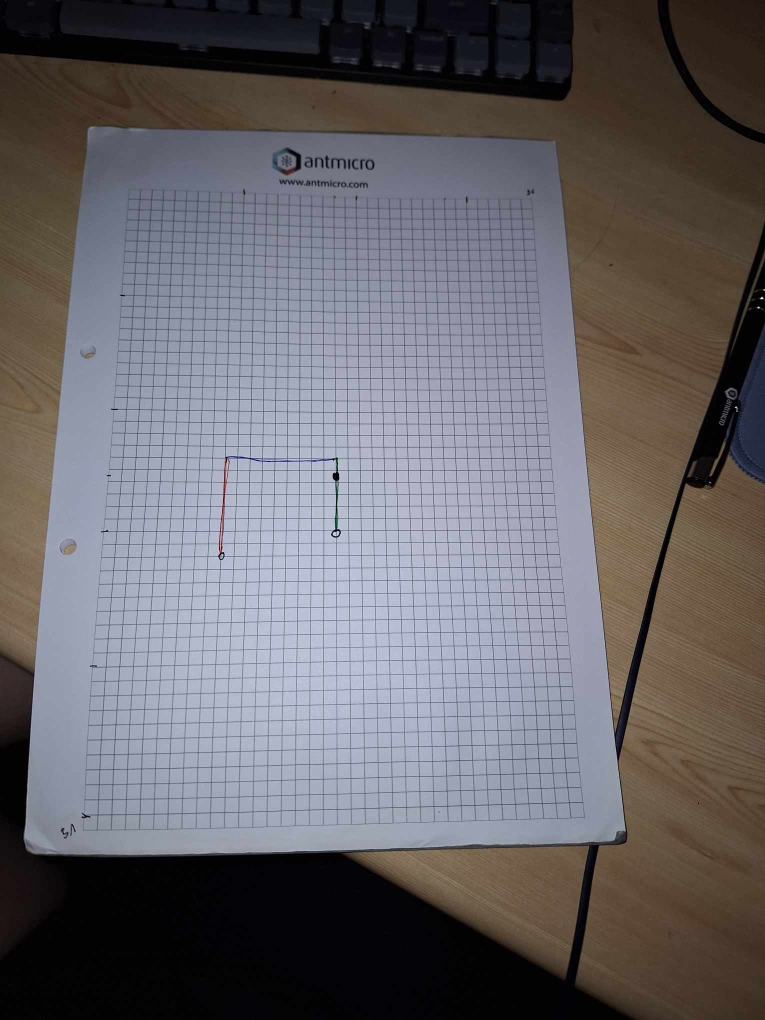
#> input picture src/vision/trasa3.jpg, 1530 x 2040 px (shown at 1/2 size)
$ python detect_paper.py
#> lines starting #> are read from the running program, lines starting #| are printed output that depends on the picture; after the words box and inside, x2 and y2 are one past the last pixel; in counts of white or black regions, pixels touching at a corner belong together
import cv2
import numpy as np


def resize_frame(image):
    scale = 40
    dim = (int(image.shape[1] * scale / 100),
            int(image.shape[0] * scale / 100))
    resized_image = cv2.resize(image, dim, interpolation=cv2.INTER_AREA)

    return resized_image


def find_paper(image_path):

#> called with image_path = 'trasa3.jpg'
    image = cv2.imread(image_path)
#> image is the input picture: shape (2040, 1530, 3); mean B, G, R 105.2, 100.8, 103.7
    image = resize_frame(image)
#> in resize_frame, `resized_image = cv2.resize(image, dim, interpolation=cv2.INTER_AREA)`:
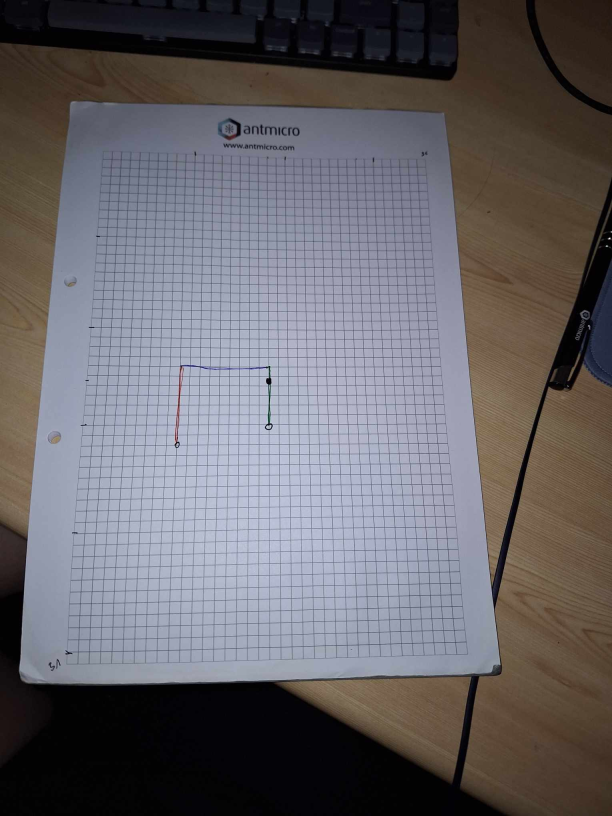
#> resized_image: shape (816, 612, 3); mean B, G, R 105.2, 100.8, 103.7

    gray = cv2.cvtColor(image, cv2.COLOR_BGR2GRAY)
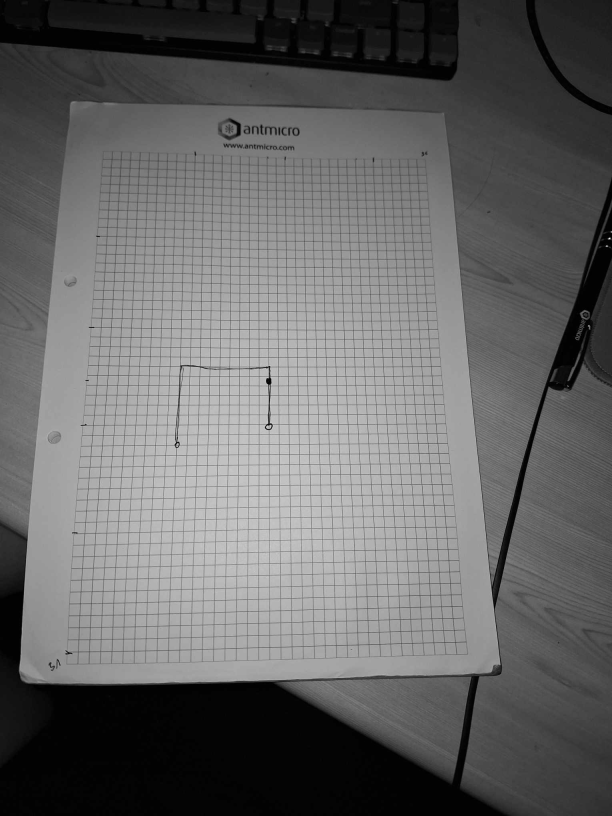
#> gray: shape (816, 612); min 0, max 243, mean 102.2
    blurred = cv2.GaussianBlur(gray, (5, 5), 0)
    edges = cv2.Canny(blurred, 50, 150)
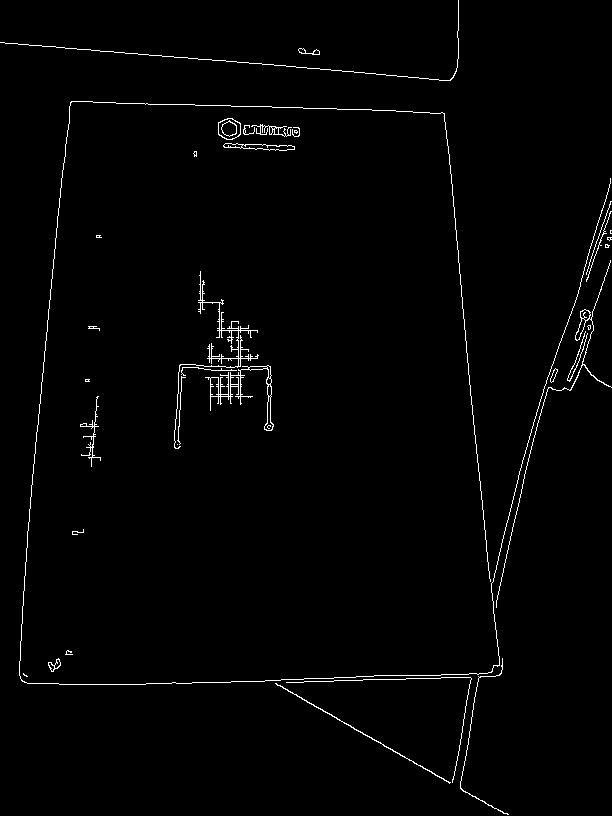
#> edges: shape (816, 612); 1.4% white in thin lines or dots
    kernel = np.ones((3,3))
    edges = cv2.dilate(edges, kernel, iterations=2)
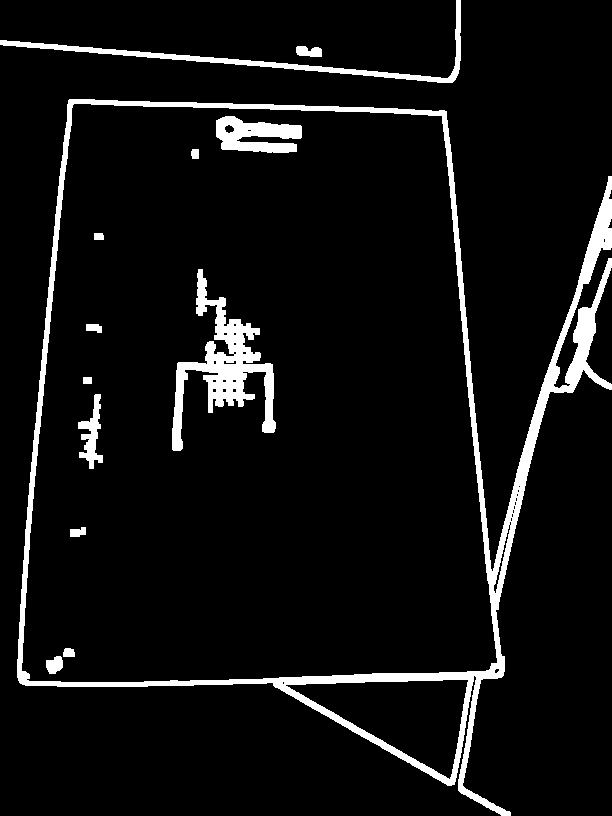
#> edges: shape (816, 612); 6.6% white; 13 white regions
    cv2.imshow('edges', edges)
    contours, _ = cv2.findContours(edges, cv2.RETR_LIST, cv2.CHAIN_APPROX_SIMPLE)
#> contours = 45 contours, 27 with area under 20; largest, box (x1, y1, x2, y2) and area: (17, 99, 612, 816) 269290, (21, 103, 498, 683) 242016, (285, 679, 469, 780) 9306, (172, 269, 276, 451) 5126, (0, 0, 461, 83) 2318
    max_area = 600

    if contours is not None:
        for contour in contours:

            epsilon = 0.005 * cv2.arcLength(contour, True)
            approx = cv2.approxPolyDP(contour, epsilon, True)
            print(len(approx))
            if len(approx) == 4:
                if cv2.contourArea(approx) > max_area:
                    cv2.drawContours(image, [approx], -1, (0, 255, 0), 2)
                    break
                else:
                    return image
#> this loop made 17 passes
#> epsilon on passes 1, 3, 4, 5, 6, 7, 8, 9, 10, 11, 12, 13: 0.0383, 0.0795, 0.295, 0.178, 0.241, 0.76, 0.0483, 0.0483, 0.0483, 0.0483, 0.0483, 0.0483
#> (epsilon, approx) on passes 2, 17: (2.48, [[450, 778], [285, 685], [467, 679]]), (0.0283, [[518, 486], [519, 485], [520, 486], [519, 487]])
#| 6
#| 3
#| 8
#| 22
#| 11
#| 11
#| 16
#| 6
#> (further printed lines are left out)
    for point in approx:
        x, y = point[0]
        cv2.circle(image, (x, y), 5, (255, 0, 0), -1)

    paper_corners = np.float32(approx)
    width, height = image.shape[1], image.shape[0]
    target_corners = np.float32([[0, 0], [width, 0], [width, height], [0, height]])

    perspective_matrix = cv2.getPerspectiveTransform(paper_corners, target_corners)
    transformed_image = cv2.warpPerspective(image, perspective_matrix, (width, height))

    cv2.imshow("Paper Detection", image)
    cv2.imshow("Transformed Image", transformed_image)
    cv2.waitKey(0)
    cv2.destroyAllWindows()

find_paper("trasa3.jpg")
